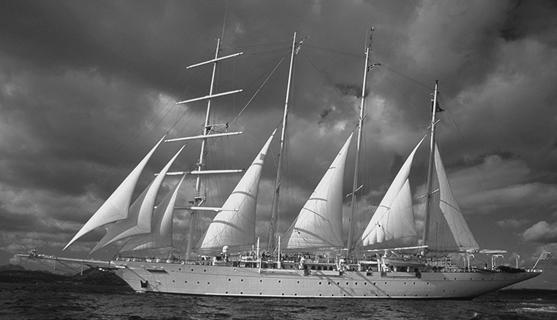
#> input picture МОЦОС/Lab1_МОЦОС_2025/var6.png, 557 x 320 px
$ jupyter execute --allow-errors lab1_1.ipynb
#> lines starting #> are read from the running program, lines starting #| are printed output that depends on the picture
[cell 1]
import numpy as np
import matplotlib.pyplot as plt

# Часть 1. Пункт 1,2,3
# Параметры
a = 0
b = 1
v1 = 28
v2 = 64

f0 = 2 * max(v1, v2) # Частота Найквиста
f1 = f0 - 10
f2 = f0 + 10
f3 = f0 + 1

# Функция генерации сигнала
def gen_signal(t, v1, v2):
    return np.sin(2 * np.pi * v1 * t) + np.sin(2 * np.pi * v2 * t)

# Исходный сигнал
tr = np.arange(a, b + 0.001, 0.001)
sigr = gen_signal(tr, v1, v2)

# Список частот дискретизации
sampling_frequencies = [f0, f1, f2, f3]

# Цикл по частотам дискретизации
for f_s in sampling_frequencies:
    ts = 1 / f_s
    t = np.arange(a, b + ts, ts)

    fig, axes = plt.subplots(2, 1, figsize=(10, 8))

    # Подграфик 1: временная область
    sig = gen_signal(t, v1, v2)
    axes[0].plot(t, sig, 'k.', label='Дискретизированный', markersize=8)
    axes[0].plot(tr, sigr, 'r-', label='Оригинал')
    axes[0].set_xlabel('t')
    axes[0].set_ylabel('x(t)')
    axes[0].grid(True)
    axes[0].set_title(f"Сигнал: sin(2π*{v1}t) + sin(2π*{v2}t)\nЧастота дискретизации: {f_s:.1f} Гц")
    axes[0].legend()

    # Подграфик 2: частотная область
    numpts = len(t)
    v = f_s * np.linspace(0, 1, numpts)
    S = np.fft.fft(sig)
    axes[1].plot(v, np.abs(S), 'k-')
    axes[1].set_xlim([0, np.max(v)])
    axes[1].set_xlabel('v (Гц)')
    axes[1].set_ylabel('|S(v)|')
    axes[1].grid(True)

    plt.tight_layout()
    plt.show()

[cell 2]
import numpy as np
import matplotlib.pyplot as plt
from scipy.interpolate import interp1d

# Часть 1. Пункт 4
# Параметры сигнала
v1 = 28 # Гц
v2 = 64 # Гц
t_end = 1 # с

# Исходный сигнал
t = np.arange(0, t_end, 0.001)
x_t = np.sin(2 * np.pi * v1 * t) + np.sin(2 * np.pi * v2 * t)

# Частота дискретизации (ниже Найквиста)
fs_alias = 100 # Гц
dt_alias = 1 / fs_alias
n_alias = int(t_end / dt_alias)

# Дискретизация с частотой ниже Найквиста
t_alias = np.arange(n_alias) * dt_alias
x_alias = np.sin(2 * np.pi * v1 * t_alias) + np.sin(2 * np.pi * v2 * t_alias)

# Восстановление с помощью линейной интерполяции
f_interp = interp1d(t_alias, x_alias, kind='linear', fill_value="extrapolate") #fill_value="extrapolate" добавляет экстраполяцию
y_t = f_interp(t)


# Графики
plt.figure(figsize=(12, 6))

plt.subplot(2, 1, 1)
plt.plot(t, x_t, label='Исходный сигнал x(t)')
#> (the rest of this cell did not finish here and is left out)

[cell 3]
import numpy as np
import matplotlib.pyplot as plt
from skimage.io import imread
# Пункт 5
fd = imread('var6.png' , as_gray=True ) # считываем изображение
#> fd is the input picture: shape (320, 557) float64; min 0.0196, max 0.984, mean 0.39
M, N = fd.shape # размер изображения fd
#> M = 320; N = 557
k = 3 # коэф. прорежывания
ff = fd[::k , ::k] # прореженное изображение
Mk, Nk = ff.shape # размеры прореженного изображения
#> Mk = 107; Nk = 186
# функции Котельникова задаём таблично в SincArray
ColumnInd = np.arange(0 , max(Mk, Nk))
#> ColumnInd = 186 values from 0 to 185
SincArray = np.zeros((max(M, N), max(Mk, Nk)))
for j in range (max(M, N)):
    SincArray[j] = np.sinc(j/k - ColumnInd )
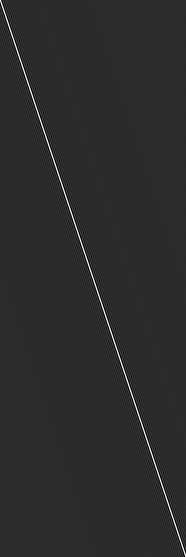
#> SincArray: shape (557, 186) float64; min -0.207, max 1, mean 0.00538; drawn with min black and max white
# получаем интерполированное по функции Котельникова изображение:
F = SincArray[ :M, :Mk] @ ff @ np.transpose(SincArray[ : N, : Nk ] )

k = 4 # коэф. прорежывания
ff = fd[::k , ::k] # прореженное изображение
#> ff: shape (80, 140) float64
Mk, Nk = ff.shape # размеры прореженного изображения
#> Mk = 80; Nk = 140
# функции Котельникова задаём таблично в SincArray
ColumnInd = np.arange(0 , max(Mk, Nk))
#> ColumnInd = 140 values from 0 to 139
SincArray = np.zeros((max(M, N), max(Mk, Nk)))
for j in range (max(M, N)):
    SincArray[j] = np.sinc(j/k - ColumnInd )
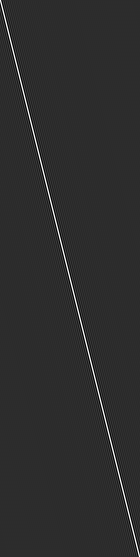
#> SincArray: shape (557, 140) float64; min -0.212, max 1, mean 0.00715; drawn with min black and max white
# получаем интерполированное по функции Котельникова изображение:
F1 = SincArray[ :M, :Mk] @ ff @ np.transpose(SincArray[ : N, : Nk ] )
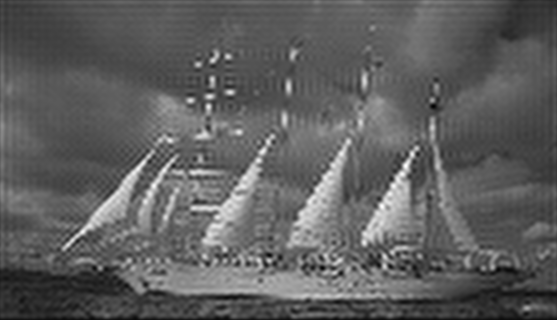
#> F1: shape (320, 557) float64; min -0.0519, max 1.13, mean 0.39; drawn with min black and max white

k = 5 # коэф. прорежывания
ff = fd[::k , ::k] # прореженное изображение
#> ff: shape (64, 112) float64
Mk, Nk = ff.shape # размеры прореженного изображения
#> Mk = 64; Nk = 112
# функции Котельникова задаём таблично в SincArray
ColumnInd = np.arange(0 , max(Mk, Nk))
#> ColumnInd = 112 values from 0 to 111
SincArray = np.zeros((max(M, N), max(Mk, Nk)))
for j in range (max(M, N)):
    SincArray[j] = np.sinc(j/k - ColumnInd )
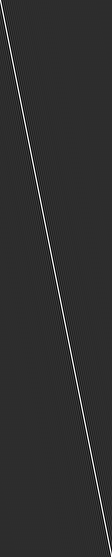
#> SincArray: shape (557, 112) float64; min -0.216, max 1, mean 0.00894; drawn with min black and max white
# получаем интерполированное по функции Котельникова изображение:
F2 = SincArray[ :M, :Mk] @ ff @ np.transpose(SincArray[ : N, : Nk ] )
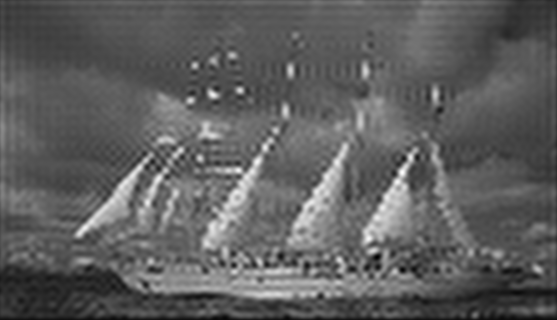
#> F2: shape (320, 557) float64; min -0.0579, max 1.14, mean 0.39; drawn with min black and max white

k = 6 # коэф. прорежывания
ff = fd[::k , ::k] # прореженное изображение
#> ff: shape (54, 93) float64
Mk, Nk = ff.shape # размеры прореженного изображения
# функции Котельникова задаём таблично в SincArray
ColumnInd = np.arange(0 , max(Mk, Nk))
SincArray = np.zeros((max(M, N), max(Mk, Nk)))
for j in range (max(M, N)):
    SincArray[j] = np.sinc(j/k - ColumnInd )
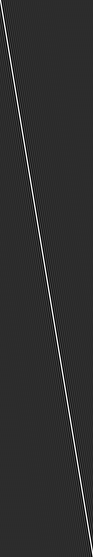
#> SincArray: shape (557, 93) float64; min -0.212, max 1, mean 0.0107; drawn with min black and max white
# получаем интерполированное по функции Котельникова изображение:
F3 = SincArray[ :M, :Mk] @ ff @ np.transpose(SincArray[ : N, : Nk ] )
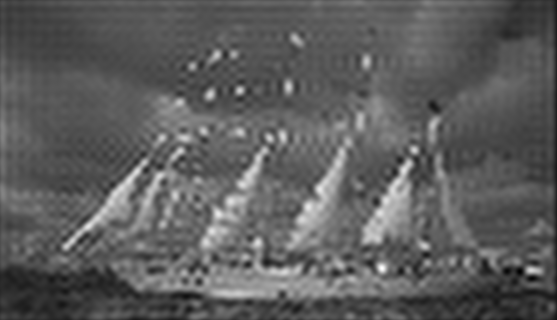
#> F3: shape (320, 557) float64; min -0.0827, max 1.21, mean 0.391; drawn with min black and max white

FFs=[F1,F2,F3]
plt.figure(figsize=(15, 5))
plt.subplot(1, 4, 1)
plt.title('Оригинальное изображение')
plt.imshow(F, cmap='gray')
plt.axis('off')
for i, FF in enumerate(FFs):
    plt.subplot(1, 4, i + 2)
    plt.title(f'Уменьшенное в {i+2} раза')
    plt.imshow(FF, cmap='gray')
    plt.axis('off')
#> this loop made 3 passes
plt.show()

[cell 4]
from skimage import io, transform
import matplotlib.pyplot as plt

image = io.imread('var5.png')
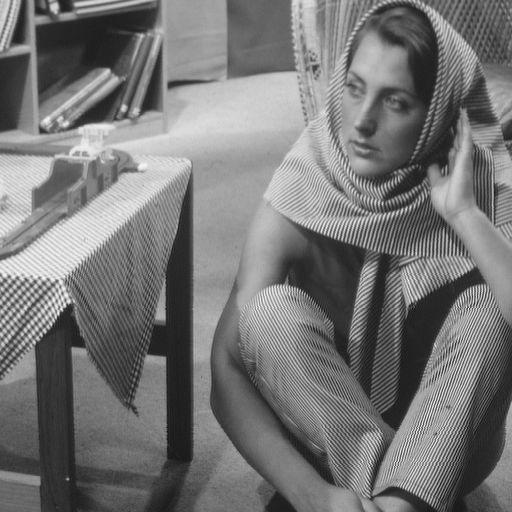
#> input picture МОЦОС/Lab1_МОЦОС_2025/test_images/var5.png, 512 x 512 px, found by its file name
#> image is the input picture: shape (512, 512, 3); min 20, max 246, mean 117.7

shrink_factors = [2, 3, 4]
new_sizes = [(image.shape[0] / factor, image.shape[1] / factor) for factor in shrink_factors]

resized_images = []
for size in new_sizes:
    resized_image = transform.resize(image, size, anti_aliasing=True)
    resized_images.append(resized_image)
#> after the loop, resized_images = 3 items

plt.figure(figsize=(15, 5))
plt.subplot(1, 4, 1)
plt.title('Оригинальное изображение')
plt.imshow(image, cmap='gray')
plt.axis('off')
for i, resized_image in enumerate(resized_images):
    plt.subplot(1, 4, i + 2)
    plt.title(f'Уменьшенное в {shrink_factors[i]} раза')
    plt.imshow(resized_image, cmap='gray')
    plt.axis('off')
plt.show()

[cell 5]
import numpy as np
import matplotlib.pyplot as plt

#Часть 2. Пункт 1,2
# Параметры
a = -5
b = 5
step = 0.2
t = np.arange(a, b + step, step)

# Функция генерации случайного сигнала
def gen_rand_sig(t, xmin, xmax):
    return np.random.randint(xmin, xmax + 1, size=len(t))

# Генерация сигнала
xmin = -128
xmax = 127
x = gen_rand_sig(t, xmin, xmax)

# Функция равномерного квантования
def uquant(x, bits, xmin, xmax):
    levels = 2*bits
    q = (xmax - xmin) / levels
    return np.round((x - xmin) / q) * q + xmin


# Цикл по количеству битов
for n in range(1, 5):
    fig, axes = plt.subplots(2, 2, figsize=(12, 8)) # Создаем сетку графиков 2x2

    for j in range(2):
        bits = (n - 1) * 2 + j +1 #Исправлено

        # Исходный сигнал
        axes[j, 0].plot(t, x)
        axes[j, 0].set_xlabel('t')
        axes[j, 0].set_ylabel('x(t)')
        axes[j, 0].grid(True)
        axes[j, 0].set_xlim([a, b])
        axes[j, 0].set_ylim([xmin, xmax])
        axes[j, 0].set_title('Равномерно распределенный сигнал')

        # Квантованный сигнал
        r = uquant(x, bits, xmin, xmax)
        axes[j, 1].stairs(r[:-1], t, label=f"{bits} bits") #stairs в matplotlib использует немного другой синтаксис.
        axes[j, 1].set_xlabel('t')
        axes[j, 1].set_ylabel('x(t)')
        axes[j, 1].grid(True)
        axes[j, 1].set_xlim([a, b])
        axes[j, 1].set_ylim([xmin, xmax])
        axes[j, 1].set_title(f'Квантованный сигнал ({bits} бит)')
        axes[j,1].legend()


    plt.tight_layout()
    plt.show()

[cell 6]
import numpy as np
import matplotlib.pyplot as plt

# Пункт 3,4
# Параметры
a = -3
b = 3
xmin = 0
xmax = 1
steps = [0.1, 0.01, 0.001, 0.0001]
bs = range(1, 13) # Биты от 1 до 12
step = 0.01
t = np.arange(a, b + step, step)

print(f"Интервал: {xmin}:{xmax}")
print(f"Количество экспериментов: {len(steps)}, минимальный шаг: {min(steps)}, максимальный шаг: {max(steps)}")


# Функция генерации случайного сигнала (определена ранее)
def gen_rand_sig(t, xmin, xmax):
    return np.random.rand(len(t)) #Изменено на rand вместо randint


# Функция равномерного квантования (определена ранее)
def uquant(x, bits, xmin, xmax):
    levels = 2*bits
    q = (xmax - xmin) / levels
    return np.round((x - xmin) / q) * q + xmin

# Функция вычисления ошибки
def error_m(x, r):
  return np.mean((x - r)*2)

# Функция вычисления SNR
def snr(x, r):
    signal_power = np.var(x) #изменено на var
    noise_power = np.var(x - r) #изменено на var
    if noise_power == 0:
      return float('inf') #Избегаем деления на ноль
    return 10 * np.log10(signal_power / noise_power)


# Генерация сигнала
x = gen_rand_sig(t, xmin, xmax)

theoretical_errors = []
sampled_errors = []
snrs = []
for bits in bs:
    q = (xmax - xmin) / (2*bits)
    e = 0
    snrv = 0
    for step_val in steps:
        # Пересчет t для каждого шага (необходимо, если шаги разные)
        t_step = np.arange(a, b + step_val, step_val)
        x_step = np.interp(t_step, t, x) # интерполяция для сопоставления с новыми t

        r = uquant(x_step, bits, xmin, xmax)
        e += error_m(x_step, r)
        snrv += snr(x_step, r)

    avg_error = e / len(steps)
    theoretical_error = (q*2) / 12
    avg_snr = snrv / len(steps)
    sampled_errors.append(avg_error)
    theoretical_errors.append(theoretical_error)

    print(f"Биты = {bits}, средняя ошибка = {avg_error:.6f}, теоретическая ошибка = {theoretical_error:.6f}")
    print(f" Среднее SNR = {avg_snr:.2f}")
    snrs.append(avg_snr)

plt.figure(figsize=(10, 5)) #Создаем новый график
plt.plot(bs, theoretical_errors, marker='o', label='Теоретическая ошибка')
plt.plot(bs, sampled_errors, marker='x', label='Выборочная ошибка')
plt.xlabel('Количество битов')
plt.ylabel('Ошибка квантования')
plt.title('Сравнение теоретической и выборочной ошибки квантования')
plt.legend()
plt.grid(True)
plt.show()
#> figure, not shown here; curve peaks at x = 1, y = 0.0833; curve peaks at x = 1, y = 0.01

plt.plot(bs, snrs)
plt.xlabel('# битов')
plt.ylabel('SNR (дБ)')
plt.grid(True)
plt.title('График SNR(биты)')
plt.show()
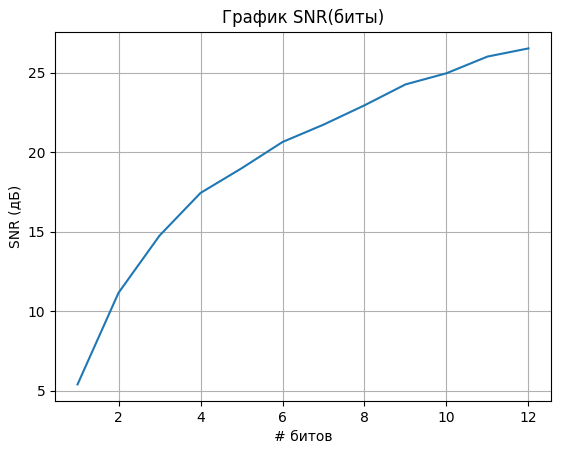
#> figure drawn by matplotlib, 1 panel; curve peaks at x = 12, y = 26.54

[cell 7]
import numpy as np
import matplotlib.pyplot as plt
from scipy.stats import norm

# 5. Синтез случайного сигнала с нормальным распределением
n = 500 # Количество отсчетов
v = 5
m = v
sigma = v + 1
y_k = np.random.normal(loc=m, scale=sigma, size=n)

plt.figure(figsize=(10, 5))
plt.hist(y_k, bins=30, density=True, alpha=0.6, color='skyblue') # Гистограмма для визуализации
x = np.linspace(m - 3 * sigma, m + 3 * sigma, 100)
plt.plot(x, norm.pdf(x, m, sigma), 'r-', lw=2, label=f'N({m}, {sigma**2})') # Плотность вероятности
plt.title('Случайный дискретный сигнал y(k) с нормальным распределением')
plt.xlabel('Амплитуда')
plt.ylabel('Частота')
plt.legend()
plt.show()
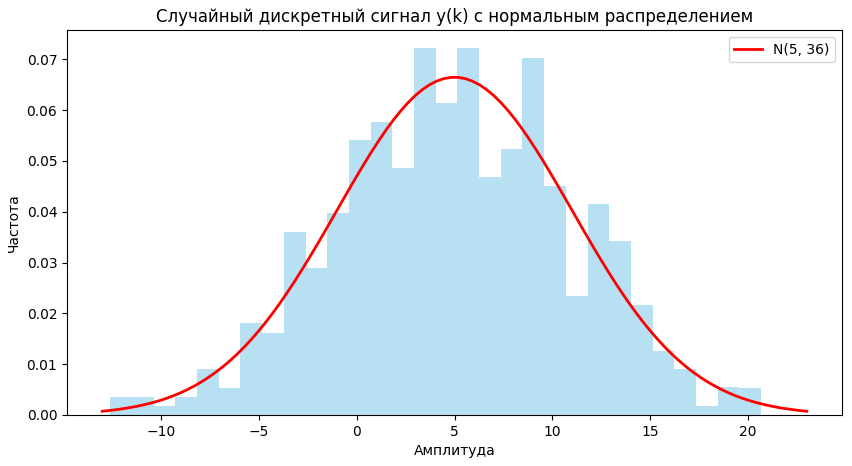
#> figure drawn by matplotlib, 1 panel; tallest bar 0.0722 high, from x = 2.93 to 4.04; curve peaks at x = 4.82, y = 0.0665


# Параметры оптимального квантователя для стандартного нормального распределения (из таблиц или литературы)
# Для простоты возьмем приближенные значения для небольшого количества уровней
optimal_quantizer_params = {
    2: {'thresholds': [-0.577, 0.577], 'levels': [-0.577, 0.577]},
    4: {'thresholds': [-1.151, 0, 1.151], 'levels': [-1.151, 0, 1.151]},
    8: {'thresholds': [-1.812, -0.910, 0, 0.910, 1.812], 'levels': [-1.596, -0.431, 0, 0.431, 1.596]},
    16: {'thresholds': [-2.546, -1.777, -1.218, -0.777, -0.367, 0, 0.367, 0.777, 1.218, 1.777, 2.546], 'levels': [-2.249, -1.446, -0.935, -0.471, -0.041, 0.41, 0.935, 1.446, 2.249]}
}


# 6 и 7. Оптимальное квантование
bits_lloyd = range(1, 5) # 1, 2, 4, 8
plt.figure(figsize=(12, 8))
lloyd_errors = []
lloyd_snr = []

#> (the rest of this cell did not finish here and is left out)
